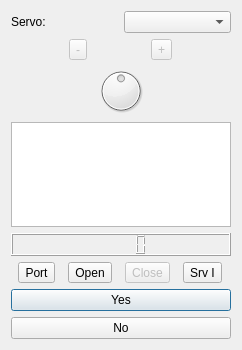
<?xml version="1.0" encoding="UTF-8"?>
<ui version="4.0">
 <class>RemoteControlWindow</class>
 <widget class="QDialog" name="RemoteControlWindow">
  <property name="geometry">
   <rect>
    <x>0</x>
    <y>0</y>
    <width>242</width>
    <height>350</height>
   </rect>
  </property>
  <property name="windowTitle">
   <string>Remote</string>
  </property>
  <property name="modal">
   <bool>true</bool>
  </property>
  <layout class="QVBoxLayout" name="verticalLayout_2">
   <item>
    <layout class="QVBoxLayout" name="verticalLayout">
     <item>
      <layout class="QHBoxLayout" name="horizontalLayout">
       <item>
        <widget class="QLabel" name="label">
         <property name="text">
          <string>Servo:</string>
         </property>
        </widget>
       </item>
       <item>
        <widget class="QComboBox" name="comboBoxServoList"/>
       </item>
      </layout>
     </item>
     <item>
      <layout class="QHBoxLayout" name="horizontalLayout_2">
       <item>
        <widget class="QToolButton" name="toolButtonDecrease">
         <property name="enabled">
          <bool>false</bool>
         </property>
         <property name="text">
          <string>-</string>
         </property>
        </widget>
       </item>
       <item>
        <widget class="QToolButton" name="toolButtonIncrease">
         <property name="enabled">
          <bool>false</bool>
         </property>
         <property name="text">
          <string>+</string>
         </property>
        </widget>
       </item>
      </layout>
     </item>
     <item>
      <widget class="QDial" name="dial">
       <property name="maximum">
        <number>100</number>
       </property>
       <property name="singleStep">
        <number>2</number>
       </property>
       <property name="value">
        <number>50</number>
       </property>
      </widget>
     </item>
     <item>
      <widget class="QPlainTextEdit" name="plainTextEdit"/>
     </item>
     <item>
      <widget class="QLCDNumber" name="lcdNumber">
       <property name="smallDecimalPoint">
        <bool>false</bool>
       </property>
      </widget>
     </item>
     <item>
      <layout class="QHBoxLayout" name="horizontalLayout_3">
       <item>
        <widget class="QToolButton" name="toolButtonPort">
         <property name="text">
          <string>Port</string>
         </property>
        </widget>
       </item>
       <item>
        <widget class="QToolButton" name="toolButtonOpen">
         <property name="enabled">
          <bool>true</bool>
         </property>
         <property name="text">
          <string>Open</string>
         </property>
        </widget>
       </item>
       <item>
        <widget class="QToolButton" name="toolButtonClose">
         <property name="enabled">
          <bool>false</bool>
         </property>
         <property name="text">
          <string>Close</string>
         </property>
        </widget>
       </item>
       <item>
        <widget class="QToolButton" name="toolButtonMov">
         <property name="text">
          <string>Srv I</string>
         </property>
        </widget>
       </item>
      </layout>
     </item>
    </layout>
   </item>
   <item>
    <widget class="QPushButton" name="pushButtonYes">
     <property name="text">
      <string>Yes</string>
     </property>
    </widget>
   </item>
   <item>
    <widget class="QPushButton" name="pushButtonNo">
     <property name="text">
      <string>No</string>
     </property>
    </widget>
   </item>
   <item>
    <layout class="QHBoxLayout" name="horizontalLayout_4"/>
   </item>
  </layout>
 </widget>
 <layoutdefault spacing="6" margin="11"/>
 <resources/>
 <connections/>
</ui>
